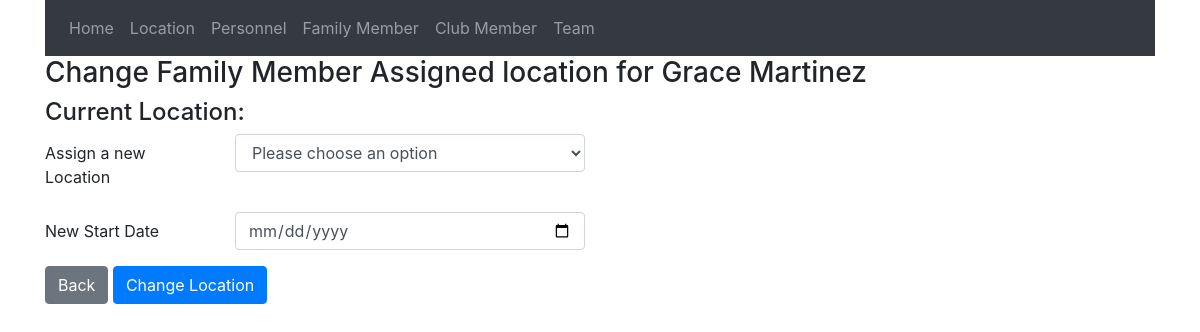
Page /FamilyMember/change_location/1 on the earlier database version.
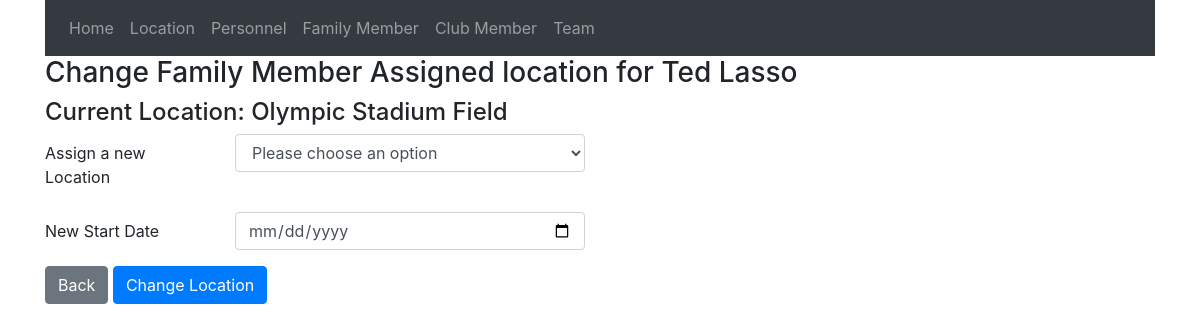
Same page on the later database version.
### tables this page shows
CREATE TABLE FamilyMember(
    family_member_id INT AUTO_INCREMENT PRIMARY KEY,
    first_name VARCHAR(50) NOT NULL,
    last_name VARCHAR(50) NOT NULL,
    ssn CHAR(9) NOT NULL UNIQUE,
    medicare_number VARCHAR(30) UNIQUE,
    date_of_birth DATE NOT NULL,
    address VARCHAR(200),
    city VARCHAR(100),
    province VARCHAR(50),
    postal_code VARCHAR(12),
    phone_number VARCHAR(20),
    email VARCHAR(100)
);

CREATE TABLE Location (
    location_id INT AUTO_INCREMENT PRIMARY KEY,
    location_name VARCHAR(100) NOT NULL,
    location_type ENUM('Head','Branch') NOT NULL,
    address VARCHAR(200),
    city VARCHAR(100),
    province VARCHAR(50),
    postal_code VARCHAR(12),
    web_address VARCHAR(255),
    max_capacity INT

);

### app/core/app.php (called while the page is built, shortened)
<?php
    class App{
        protected $currentMethod = 'index';
        public function __construct()
        {
            $url = $this->parseURL();
            $url = $url ?? [];
            if(isset($url[0]) && file_exists(__DIR__ . '/../controllers/' . $url[0] . '.php')){
                unset($url[0]);
            }
            $this->currentController = new $this->currentController;
            if(isset($url[1])){
                if(method_exists($this->currentController, $url[1])){
                    $this->currentMethod = $url[1];
                    unset($url[1]);
                }
            }
            $this->params = $url ? array_values($url) : [];
            call_user_func_array([$this->currentController, $this->currentMethod], $this->params);
        }
        public function parseURL(){
            if(isset($_GET['url'])){
                $url = rtrim($_GET['url'], '/');
                $url = filter_var($url, FILTER_SANITIZE_URL);
                $url = explode('/',$url);
                return $url;
            }
            return [];
        }
    }

### public/index.php (called while the page is built, shortened)
<?php
    $init = new App;
?>

### app/core/Model.php (called while the page is built, shortened)
<?php
class Model
{
    private $host = DB_HOST;
    private $user = DB_USER;
    private $pass = DB_PASS;
    private $dbname = DB_NAME;
    private $dbh;
    private $stmt;
    public function __construct()
    {
        $dsn = 'mysql:host=' . $this->host . ';dbname=' . $this->dbname;
        $options = array(
            PDO::ATTR_PERSISTENT => true,
            PDO::ATTR_ERRMODE => PDO::ERRMODE_EXCEPTION
        );
        try {
            $this->dbh = new PDO($dsn, $this->user, $this->pass, $options);
        } catch (PDOException $e) {
            $this->error = $e->getMessage();
            echo $this->error;
        }
    }
    public function query($sql)
    {
        $this->stmt = $this->dbh->prepare($sql);
    }
    public function bind($param, $value, $type = null)
    {
        if (is_null($type)) {
            switch (true) {
                default:
                    $type = PDO::PARAM_STR;
            }
        }
        $this->stmt->bindValue($param, $value, $type);
    }
    public function execute()
    {
        return $this->stmt->execute();
    }
    public function getSingle(){
        $this->execute();
        return $this->stmt->fetch(PDO::FETCH_OBJ);
    }
}

### app/models/familymember_model.php (called while the page is built, shortened)
<?php
class familymember_model extends Model{
    public function get_familymember($family_member_id){
        $this->query("SELECT * FROM FamilyMember WHERE family_member_id = :family_member_id");
        $this->bind(":family_member_id",$family_member_id);
        return $this->getSingle();
    }
    public function get_current_familymember_location($family_member_id){
        $this->query("SELECT location.location_id, location.location_name FROM AssignedTo
                        JOIN location ON AssignedTo.location_id = location.location_id
                        WHERE AssignedTo.family_member_id = :family_member_id AND AssignedTo.end_date IS NULL");
        $this->bind(":family_member_id",$family_member_id);
        return $this->getSingle();
    }
}
?>

### app/views/FamilyMember/change_location.php (the view, shortened to what this page needs)
<?php require APPROOT . '/views/includes/header.php';  ?>
<form method="post" action="<?= URLROOT; ?>/FamilyMember/change_location/<?= $data['familymember']->family_member_id ?>">
    <h3>Change Family Member Assigned location for <?= $data['familymember']->first_name ?> <?= $data['familymember']->last_name ?></h3>
    <h4>Current Location: <?= $data['current_location']->location_name ?></h4>
    <div class="form-group row">
    <label for="location_input" class="col-sm-2 col-form-label">Assign a new Location</label>
        <div class="col-sm-4">
            <select id="location_input" class="form-control" name="location_id" required>
                <option value="" disabled selected hidden>Please choose an option</option>
            </select>
        </div>
    </div>
    <div class="form-group row">
        <label for="start_date_input" class="col-sm-2 col-form-label">New Start Date</label>
            <div class="col-sm-4">
                <input type="date" class="form-control" id="start_date_input" name="start_date" required>
            </div>
    </div>
    <button type="button" class="btn btn-secondary" onclick="window.location.href='<?= URLROOT; ?>/Personnel/edit_familymember/<?= $data['familymember']->family_member_id ?>'">Back</button>
    <button type="submit" class="btn btn-primary" name="submit">Change Location</button>
</form>
<?php require APPROOT . '/views/includes/footer.php'; ?>

Differences in the rows shown:
changed familymember: first_name "Grace" → "Ted"; last_name "Martinez" → "Lasso"
now on this page (row edited): location: location_name "Olympic Stadium Field"
